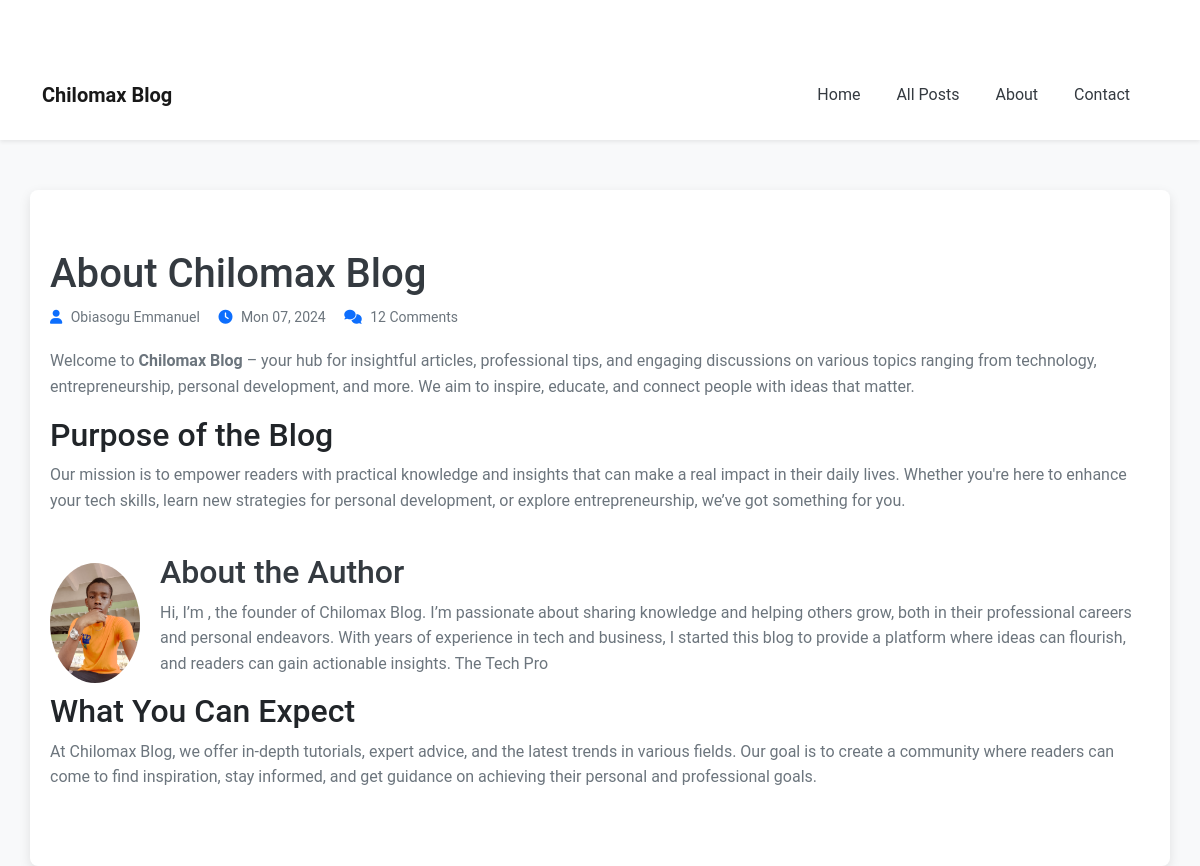
The page /about/ (signed in) on the database its author committed.
### vtuApp/models.py (models this page shows, shortened)
class Profile(models.Model):
    user = models.OneToOneField(User, on_delete=models.CASCADE)
    bio = models.TextField(blank=True)
    profileimg = models.ImageField(upload_to='profile_images/', default='profile_images/blank-profile-picture.png')
    location = models.CharField(max_length=100, blank=True)
    notification_preference = models.CharField(
        max_length=10,
        choices=[
            ('email', 'Email'),
            ('sms', 'SMS'),
            ('in_app', 'In-App Notification')
        ],
        default='in_app'
    )

### vtuApp/views.py (the view)
# urls.py: path('about/', views.about, name='about'),
@login_required(login_url='login')
def about(request):
  admin_user = User.objects.filter(is_superuser=True).first()
  if admin_user:
    author_profile = Profile.objects.get(user=admin_user)
  else:
        author_profile = None
  return render(request, 'about.html', {'author_profile': author_profile})

### vtuApp/templates/about.html (shortened to what this page needs)
<!DOCTYPE html>
<html lang="en">
<head>
    <link rel="stylesheet" href="https://cdnjs.cloudflare.com/ajax/libs/bootstrap/5.1.3/css/bootstrap.min.css">
    <link rel="stylesheet" href="https://cdnjs.cloudflare.com/ajax/libs/font-awesome/6.0.0-beta3/css/all.min.css">
</head>
<body>
    <header id="header" class="shadow-sm bg-white py-3">
        <nav class="navbar navbar-expand-lg navbar-light">
            <div class="container">
                <a href="#" class="navbar-brand fw-bold">Chilomax Blog</a>
                <div class="collapse navbar-collapse" id="blogNavbar">
                    <ul class="navbar-nav ms-auto">
                        <li class="nav-item"><a href="{% url 'index' %}" class="nav-link">Home</a></li>
                        <li class="nav-item"><a href="{% url 'dashboard' %}" class="nav-link">All Posts</a></li>
                        <li class="nav-item"><a href="{% url 'about' %}" class="nav-link active">About</a></li>
                        <li class="nav-item"><a href="{% url 'contact' %}" class="nav-link">Contact</a></li>
                    </ul>
                </div>
            </div>
        </nav>
    </header>
    <div class="container about-section">
        <h1>About Chilomax Blog</h1>
        <div class="meta">
            <a href="#"><i class="fas fa-user text-primary"></i> Obiasogu Emmanuel</a>
            <a href="#"><i class="fas fa-clock text-primary"></i> Mon 07, 2024</a>
            <a href="#"><i class="fas fa-comments text-primary"></i> 12 Comments</a>
        </div>
        <p>Welcome to <strong>Chilomax Blog</strong> – your hub for insightful articles, professional tips, and engaging
            discussions on various topics ranging from technology, entrepreneurship, personal development, and more. We aim to inspire, educate, and connect people with ideas that matter.</p>
        <h2>Purpose of the Blog</h2>
        <p>Our mission is to empower readers with practical knowledge and insights that can make a real impact in their daily lives. Whether you're here to enhance your tech skills, learn new strategies for personal development, or explore entrepreneurship, we’ve got something for you.</p>
        <div class="bio-section">
            {% if author_profile %}
            {% if author_profile.profileimg %}
            <img src="{{ author_profile.profileimg.url }}" alt="{{ author_profile.user.username }}'s Profile Image"
                class="profile-pic" />
            {% else %}
            <img src="{{ MEDIA_URL }}profile_images/blank-profile-picture.png" alt="Default Profile Image"
                class="profile-pic" />
            {% endif %}
            <div>
                <h2>About the Author</h2>
                <p>Hi, I’m <strong>{{ author_profile.user.first_name }} {{ author_profile.user.last_name }}</strong>, the
                    founder of Chilomax Blog. I’m passionate about sharing knowledge and helping others grow, both in their
                    professional careers and personal endeavors. With years of experience in tech and business, I started
                    this blog to provide a platform where ideas can flourish, and readers can gain actionable insights.
                    {{ author_profile.bio }}
                </p>
            </div>
            {% else %}
            <p>Admin profile not found.</p>
            {% endif %}
        </div>
        <h2>What You Can Expect</h2>
        <p>At Chilomax Blog, we offer in-depth tutorials, expert advice, and the latest trends in various fields. Our goal is to create a community where readers can come to find inspiration, stay informed, and get guidance on achieving their personal and professional goals.</p>
    </div>
</body>
</html>

### vtuApp/templates/about.html (style rules this page uses)
body { font-family: 'Roboto', sans-serif; background-color: #f8f9fa; line-height: 1.6; }
.container { margin-top: 50px; }
.profile-pic { width: 120px; height: 120px; border-radius: 50%; object-fit: cover; }
.about-section { padding: 60px 20px; background-color: #ffffff; border-radius: 8px; box-shadow: 0 4px 12px rgba(0, 0, 0, 0.1); }
.about-section h1, .bio-section h2 { color: #343a40; }
.about-section p { color: #6c757d; }
.meta { font-size: 14px; margin-bottom: 20px; color: #6c757d; }
.meta a { margin-right: 15px; text-decoration: none; color: #6c757d; }
.meta a i { margin-right: 5px; }
.bio-section { display: flex; align-items: center; margin-top: 40px; }
.bio-section img { margin-right: 20px; }
.nav-link { font-size: 16px; color: #343a40 !important; margin-right: 20px; }

### rows shown on the page
Profile: profileimg (picture), bio "The Tech Pro"
